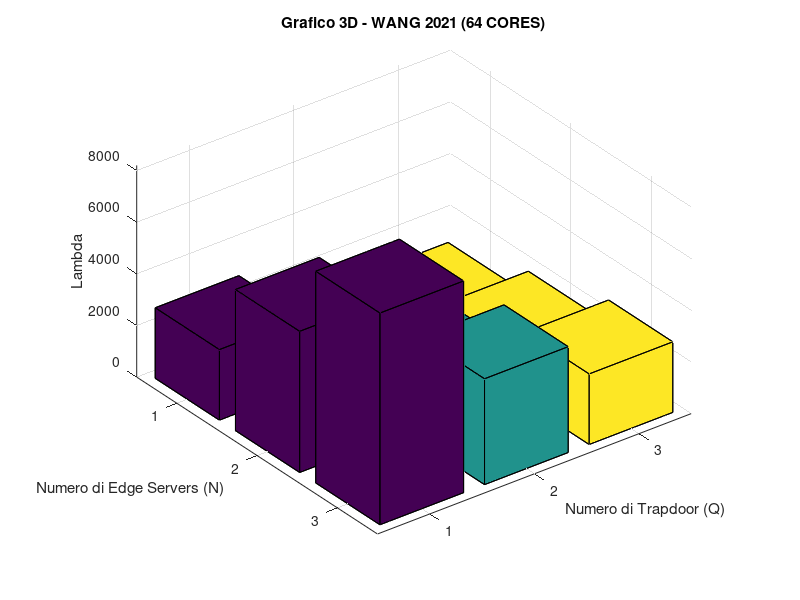
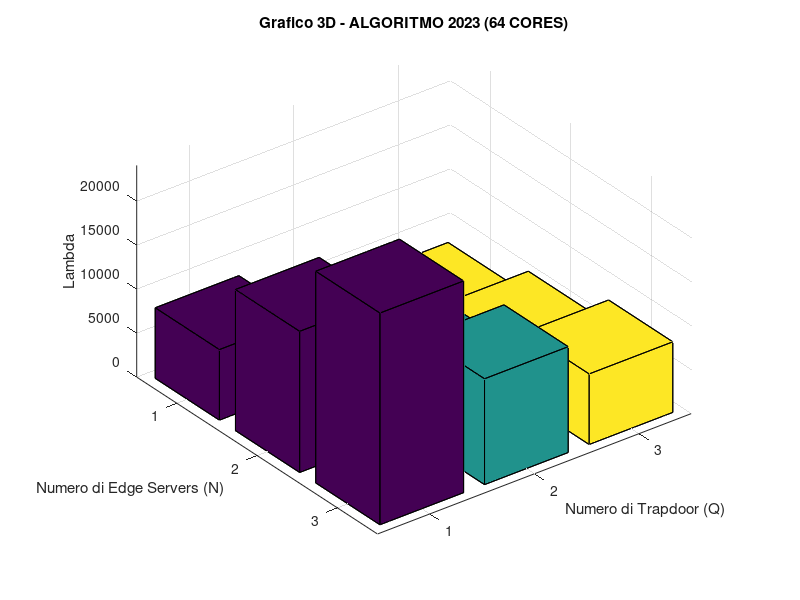
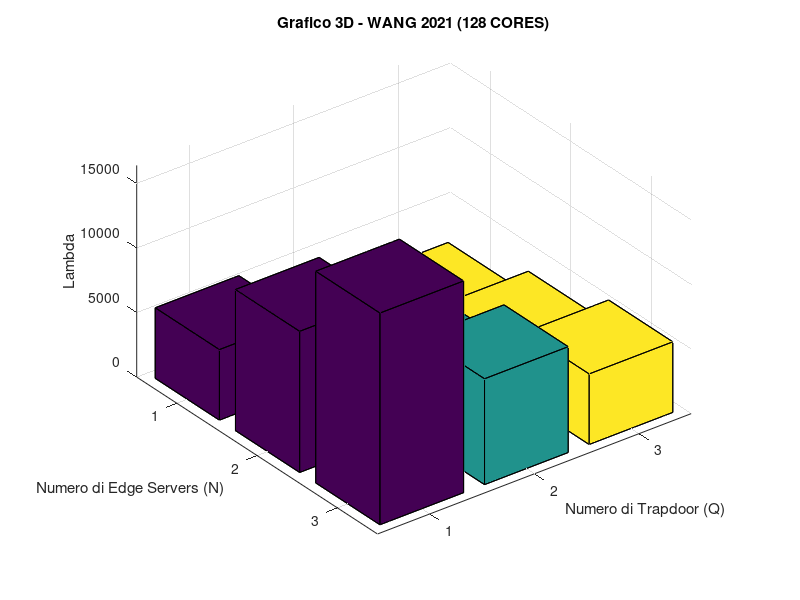
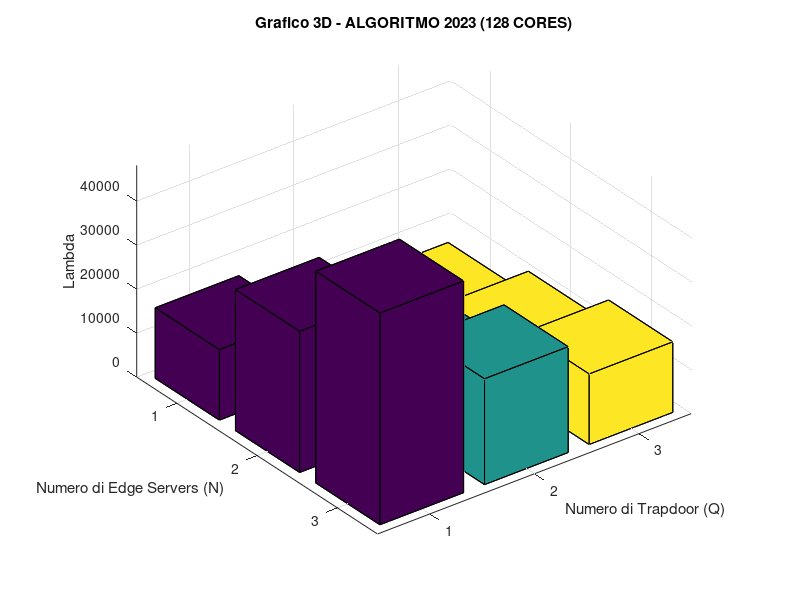

Write the MATLAB code that produced these figures, in order.
N = [5, 10, 15];   % Numero di Edge Servers
m_e = [64, 128, 256];  % Numero di cores dell'Edge Server
P_ae = [487, 268, 652]; % Potenza in processing (in W)
P_0e = [170, 79, 126];  % Potenza in idle (in W)
Q = [50, 100, 150]; % Numero di trapdoor

% ALGORITMO WANG2021
sigma_se_wang2021 = 0.00001840;
t_se_wang2021 = 0.002341708;

% ALGORITMO 2023
sigma_se_2023 = 0.00000169;
t_se_2023 = 0.00079798;


for i=1:3
    l_wang2021_1(i,:)=(N(i).*m_e(1))./(Q.*t_se_wang2021);
    l_2023_1(i,:)=(N(i).*m_e(1))./(Q.*t_se_2023);
end
for i=1:3
    l_wang2021_2(i,:)=(N(i).*m_e(2))./(Q.*t_se_wang2021);
    l_2023_2(i,:)=(N(i).*m_e(2))./(Q.*t_se_2023);
end
for i=1:3
    l_wang2021_3(i,:)=(N(i).*m_e(3))./(Q.*t_se_wang2021);
    l_2023_3(i,:)=(N(i).*m_e(3))./(Q.*t_se_2023);
end


%GRAFICO 1 WANG_2021
figure;
bar3(l_wang2021_1)
xlabel('Numero di Trapdoor (Q)');
ylabel('Numero di Edge Servers (N)');
zlabel('Lambda');
title('Grafico 3D - WANG 2021 (64 CORES)');

%GRAFICO 1 ALGORITMO_2023
figure;
bar3(l_2023_1)
xlabel('Numero di Trapdoor (Q)');
ylabel('Numero di Edge Servers (N)');
zlabel('Lambda');
title('Grafico 3D - ALGORITMO 2023 (64 CORES)');

%GRAFICO 2 WANG_2021
figure;
bar3(l_wang2021_2)
xlabel('Numero di Trapdoor (Q)');
ylabel('Numero di Edge Servers (N)');
zlabel('Lambda');
title('Grafico 3D - WANG 2021 (128 CORES)');

%GRAFICO 2 ALGORITMO_2023
figure;
bar3(l_2023_2)
xlabel('Numero di Trapdoor (Q)');
ylabel('Numero di Edge Servers (N)');
zlabel('Lambda');
title('Grafico 3D - ALGORITMO 2023 (128 CORES)');

%GRAFICO 3 WANG_2021
figure;
bar3(l_wang2021_3)
xlabel('Numero di Trapdoor (Q)');
ylabel('Numero di Edge Servers (N)');
zlabel('Lambda');
title('Grafico 3D - WANG 2021 (256 CORES)');

%GRAFICO 3 ALGORITMO_2023
figure;
bar3(l_2023_3)
xlabel('Numero di Trapdoor (Q)');
ylabel('Numero di Edge Servers (N)');
zlabel('Lambda');
title('Grafico 3D - ALGORITMO 2023 (256 CORES)');